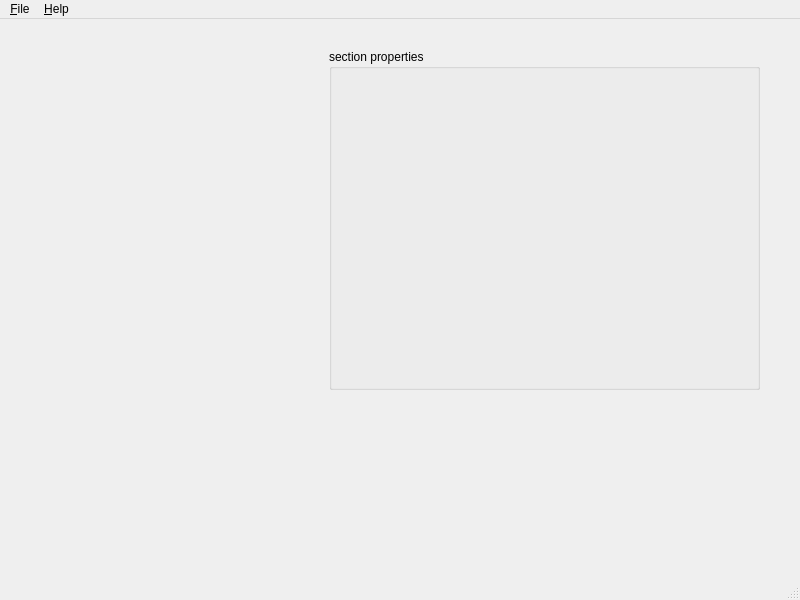
<?xml version="1.0" encoding="UTF-8"?>
<ui version="4.0">
 <class>MainWindow</class>
 <widget class="QMainWindow" name="MainWindow">
  <property name="geometry">
   <rect>
    <x>0</x>
    <y>0</y>
    <width>800</width>
    <height>600</height>
   </rect>
  </property>
  <property name="windowTitle">
   <string>MainWindow</string>
  </property>
  <widget class="QWidget" name="centralwidget">
   <widget class="QGroupBox" name="groupBox">
    <property name="geometry">
     <rect>
      <x>329</x>
      <y>30</y>
      <width>431</width>
      <height>341</height>
     </rect>
    </property>
    <property name="title">
     <string>section properties</string>
    </property>
   </widget>
  </widget>
  <widget class="QMenuBar" name="menubar">
   <property name="geometry">
    <rect>
     <x>0</x>
     <y>0</y>
     <width>800</width>
     <height>30</height>
    </rect>
   </property>
   <widget class="QMenu" name="menu_File">
    <property name="title">
     <string>&amp;File</string>
    </property>
    <widget class="QMenu" name="menu_Export">
     <property name="title">
      <string>&amp;Export</string>
     </property>
     <addaction name="action_xml"/>
    </widget>
    <addaction name="menu_Export"/>
    <addaction name="action_Run"/>
   </widget>
   <widget class="QMenu" name="menu_Help">
    <property name="title">
     <string>&amp;Help</string>
    </property>
    <addaction name="action_About"/>
   </widget>
   <addaction name="menu_File"/>
   <addaction name="menu_Help"/>
  </widget>
  <widget class="QStatusBar" name="statusbar"/>
  <action name="action_xml">
   <property name="icon">
    <iconset>
     <normaloff>images/xml.png</normaloff>images/xml.png</iconset>
   </property>
   <property name="text">
    <string>&amp;xml</string>
   </property>
  </action>
  <action name="action_Run">
   <property name="text">
    <string>&amp;Run</string>
   </property>
   <property name="shortcut">
    <string>F5</string>
   </property>
  </action>
  <action name="action_About">
   <property name="text">
    <string>&amp;About</string>
   </property>
   <property name="shortcut">
    <string>F1</string>
   </property>
  </action>
 </widget>
 <resources/>
 <connections/>
</ui>
